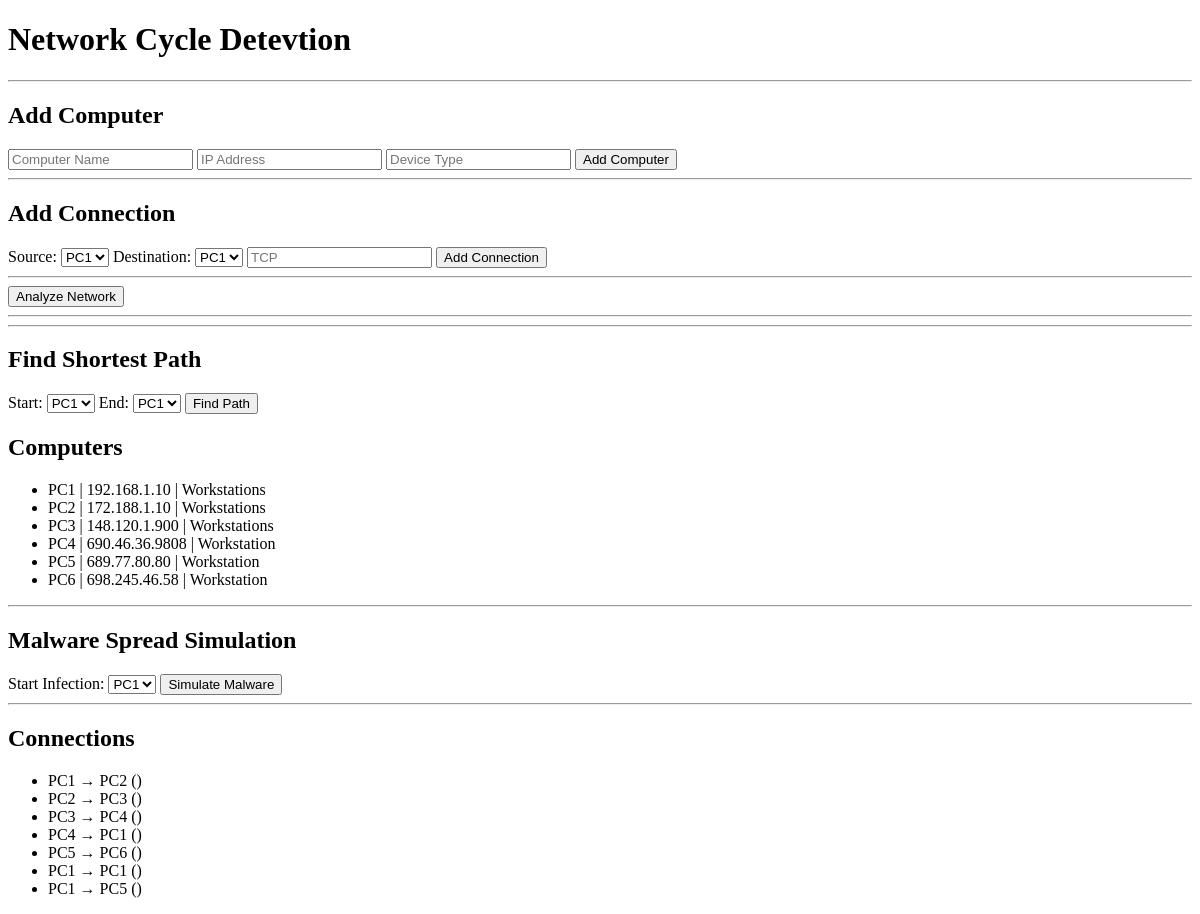
Before: / with the older database file.
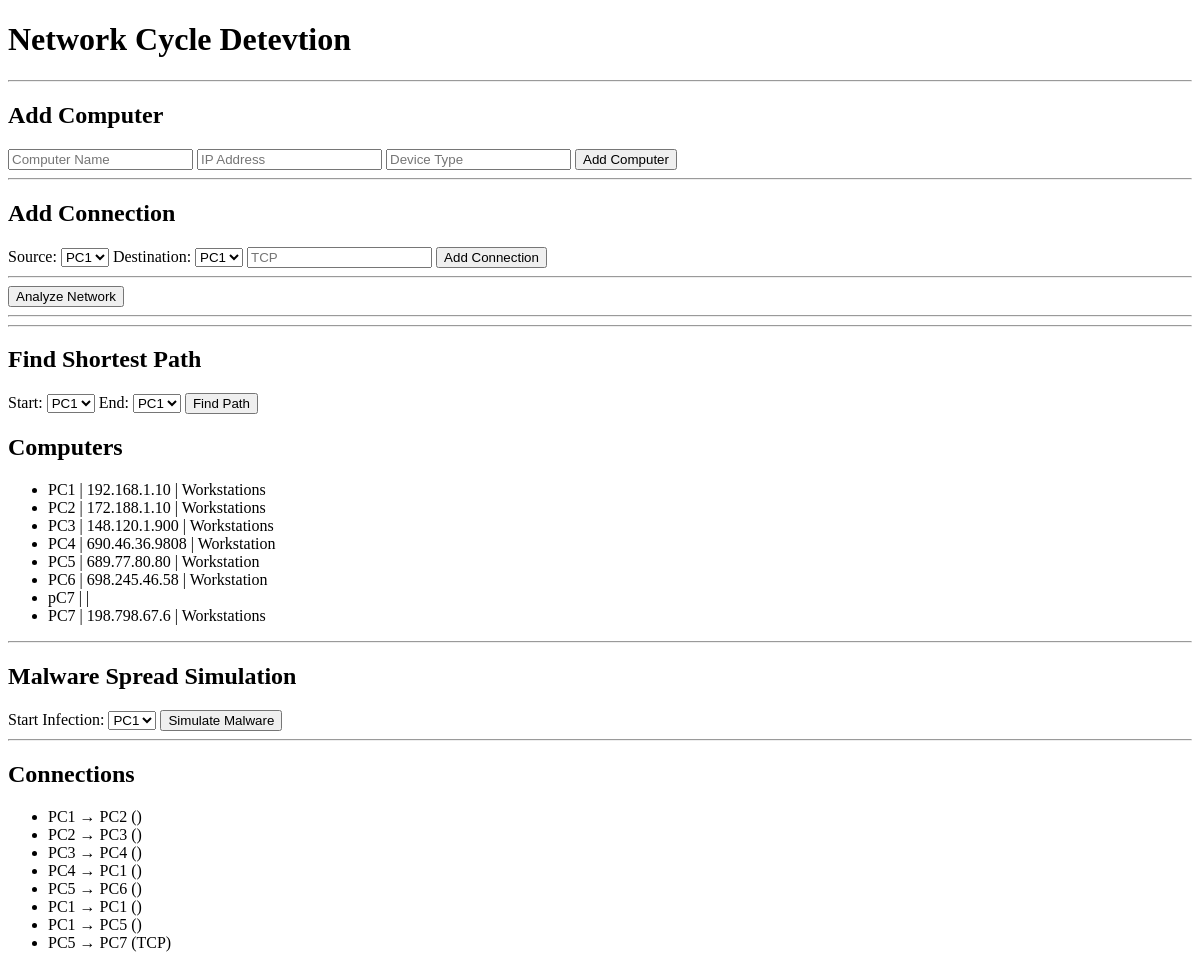
After: the same page with the newer database file.
### tables this page shows
CREATE TABLE computers (
    id INTEGER PRIMARY KEY AUTOINCREMENT,
    name TEXT UNIQUE NOT NULL,
    ip_address TEXT,
    device_type TEXT,
    status TEXT DEFAULT 'Healthy'
);

CREATE TABLE connections (
    id INTEGER PRIMARY KEY AUTOINCREMENT,
    source_id INTEGER,
    destination_id INTEGER,
    connection_type TEXT,
    FOREIGN KEY(source_id) REFERENCES computers(id),
    FOREIGN KEY(destination_id) REFERENCES computers(id)
);

### app.py (the view)
@app.route("/")
def index():
    conn = get_db_connection()
    computers = conn.execute(
        "SELECT * FROM computers"
    ).fetchall()
    connections = conn.execute("""
        SELECT
            c.id,
            s.name AS source,
            d.name AS destination,
            c.connection_type
        FROM connections c
        JOIN computers s
            ON c.source_id = s.id
        JOIN computers d
            ON c.destination_id = d.id
    """).fetchall()
    conn.close()
    return render_template(
        "index.html",
        computers=computers,
        connections=connections
    )

### app.py (called while the page is built)
def get_db_connection():
    conn = sqlite3.connect(DATABASE)
    conn.row_factory = sqlite3.Row
    return conn

### templates/index.html (shortened to what this page needs)
<!DOCTYPE html>
<html>
<head>
</head>
<body>
    <h1>Network Cycle Detevtion</h1>
    <hr>
    <h2>Add Computer</h2>
    <form action="/add_computer" method="POST">
        <input
            type="text"
            name="name"
            placeholder="Computer Name"
            required
        >
        <input
            type="text"
            name="ip_address"
            placeholder="IP Address"
        >
        <input
            type="text"
            name="device_type"
            placeholder="Device Type"
        >
        <button type="submit">
            Add Computer
        </button>
    </form>
    <hr>
    <h2>Add Connection</h2>
    <form action="/add_connection" method="POST">
        <label>Source:</label>
        <select name="source_id" required>
            {% for computer in computers %}
                <option value="{{ computer['id'] }}">
                    {{ computer['name'] }}
                </option>
            {% endfor %}
        </select>
        <label>Destination:</label>
        <select name="destination_id" required>
            {% for computer in computers %}
                <option value="{{ computer['id'] }}">
                    {{ computer['name'] }}
                </option>
            {% endfor %}
        </select>
        <input
            type="text"
            name="connection_type"
            placeholder="TCP"
        >
        <button type="submit">
            Add Connection
        </button>
    </form>
    <hr>
    <a href="/analyze">
        <button>
            Analyze Network
        </button>
    </a>
    <hr>
<hr>
<h2>Find Shortest Path</h2>
<form action="/shortest_path" method="POST">
    <label>Start:</label>
    <select name="start" required>
        {% for computer in computers %}
        <option value="{{ computer['name'] }}">
            {{ computer['name'] }}
        </option>
        {% endfor %}
    </select>
    <label>End:</label>
    <select name="end" required>
        {% for computer in computers %}
        <option value="{{ computer['name'] }}">
            {{ computer['name'] }}
        </option>
        {% endfor %}
    </select>
    <button type="submit">
        Find Path
    </button>
</form>
    <h2>Computers</h2>
    <ul>
        {% for computer in computers %}
        <li>
            {{ computer["name"] }}
            |
            {{ computer["ip_address"] }}
            |
            {{ computer["device_type"] }}
        </li>
        {% endfor %}
    </ul>
    <hr>
<h2>Malware Spread Simulation</h2>
<form action="/simulate" method="POST">
    <label>Start Infection:</label>
    <select name="start_node" required>
        {% for computer in computers %}
        <option value="{{ computer['name'] }}">
            {{ computer['name'] }}
        </option>
        {% endfor %}
    </select>
    <button type="submit">
        Simulate Malware
    </button>
</form>
    <hr>
    <h2>Connections</h2>
    <ul>
        {% for connection in connections %}
        <li>
            {{ connection["source"] }}
            →
            {{ connection["destination"] }}
            ({{ connection["connection_type"] }})
        </li>
        {% endfor %}
    </ul>
</body>
</html>

Changed rows visible on the page:
added computers: name "pC7"
added computers: name "PC7", ip_address "198.798.67.6", device_type "Workstations"
added connections: source "PC5", destination "PC7", connection_type "TCP"
